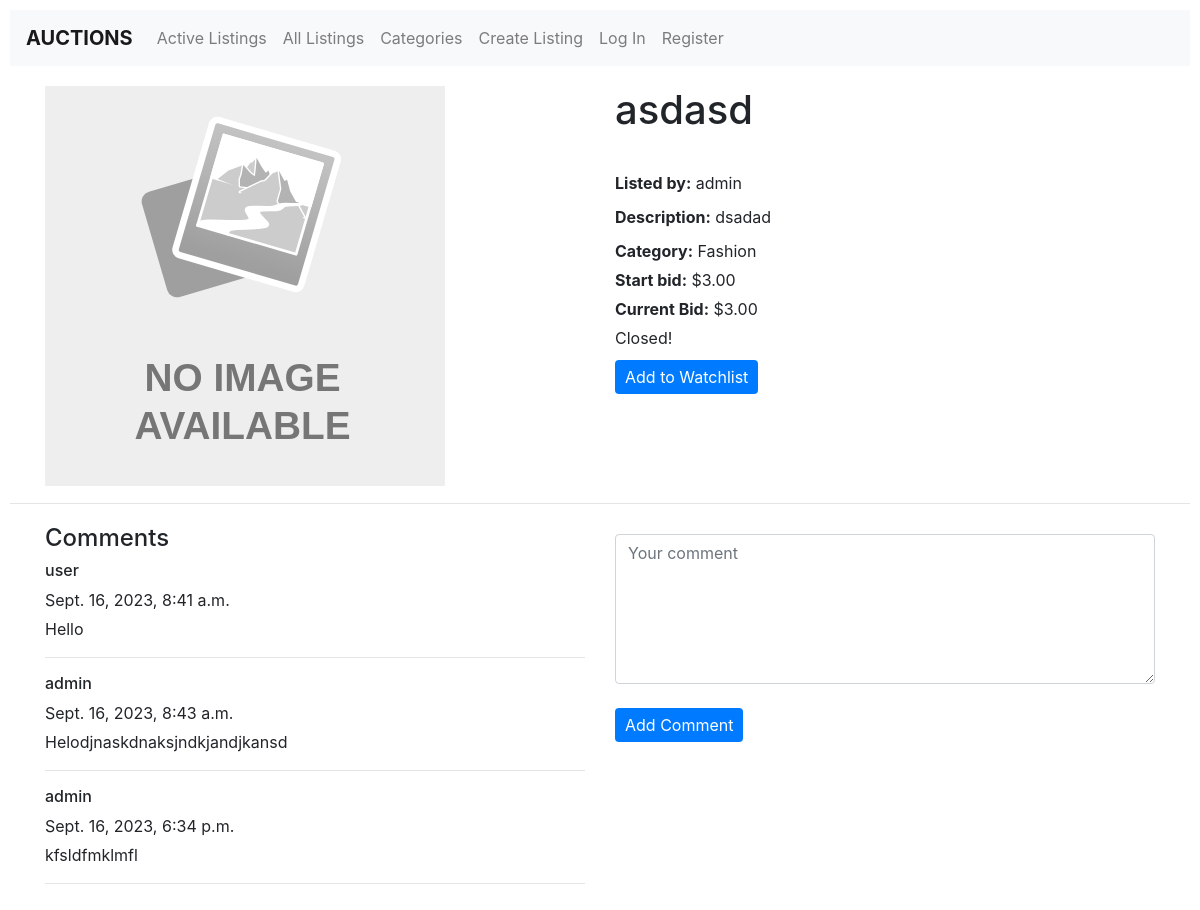
Page /listing/12 on the committed database.
### auctions/models.py (models this page shows, shortened)
class Listing(models.Model):
    title = models.CharField(max_length=255)
    description = models.TextField()
    starting_bid = models.DecimalField(max_digits=10, decimal_places=2)
    current_bid = models.DecimalField(max_digits=10, decimal_places=2)
    category = models.ForeignKey(Category, on_delete=models.CASCADE)
    image_url = models.URLField(blank=True, null=True)
    creator = models.ForeignKey(User, on_delete=models.CASCADE)
    created_date = models.DateTimeField(auto_now_add=True)
    active = models.BooleanField(default=True)
    winner = models.ForeignKey(User, on_delete=models.CASCADE, blank=True, null=True, related_name="winner")

class User(AbstractUser):
    pass
    watchlist = models.ManyToManyField("Listing", blank=True, related_name="watchlist")
    bids = models.ManyToManyField("Listing", blank=True, related_name="bidder")

class Category(models.Model):
    name = models.CharField(max_length=255)
    class Meta:
        verbose_name_plural = "Categories"
    def __str__(self):
        return self.name

class Comment(models.Model):
    user = models.ForeignKey(User, on_delete=models.CASCADE)
    listing = models.ForeignKey(Listing, on_delete=models.CASCADE)
    comment = models.TextField()
    timestamp = models.DateTimeField(auto_now_add=True)

### auctions/views.py (the view)
# urls.py: path("listing/<int:listing_id>", views.listing, name="listing"),
def listing(request, listing_id):
    listing = Listing.objects.get(pk=listing_id)
    comments = Comment.objects.filter(listing=listing)
    return render(request, "auctions/listing.html", {
        "listing": listing,
        "comments": comments
    })

### auctions/templates/auctions/listing.html (shortened to what this page needs)
{% extends "auctions/layout.html" %}
{% load static %}
{% block body %}
<div class="container">
    <div class="row">
        <div class="col-md-6">
            <div class="row">
                <div class="col-md-12">
                    {% if listing.image_url %}
                    <img src="{{ listing.image_url }}" alt="listing-image" class="listing-image">
                    {% else %}
                    <img src="{% static 'auctions/images/No-Image-Placeholder.svg' %}" alt="listing-image" class="listing-image">
                    {% endif %}
                </div>
                <div class="col-md-12">
                </div>
            </div>
        </div>
        <div class="col-md-6">
            <div class="row">
                <div class="col-md-12">
                    <div class="details-box">
                        <h1>{{ listing.title }}</h1><br>
                        <div class="details-info">
                            <p><strong>Listed by:</strong> {{ listing.creator }}</p>
                            <div class="description-container">
                                <p><strong>Description:</strong> {{ listing.description }}</p>
                            </div>
                            <p><strong>Category:</strong> {{ listing.category }}</p>
                            <p><strong>Start bid:</strong> ${{ listing.starting_bid }}</p>
                            <p><strong>Current Bid:</strong> ${{ listing.current_bid }}</p>
                            {% if not listing.active %}
                            <p>Closed!</p>
                            {% endif %}
                            <div class="form-group">
                                <form method="post" action="{% url 'watchlist' %}">
                                    {% if listing in request.user.watchlist.all %}
                                    <button type="submit" name="action" value="remove" class="btn btn-warning">Remove from Watchlist</button>
                                    {% else %}
                                    <button type="submit" name="action" value="add" class="btn btn-success">Add to Watchlist</button>
                                    {% endif %}
                                </form>
                            </div>
                        </div>
                    </div>
                </div>
            </div>
        </div>
    </div>
</div>
<hr>
<div class="container">
    <div class="row">
        <div class="col-md-6">
            <h4>Comments</h4>
            {% for comment in comments %}
            <div class="comment">
                <h6>{{ comment.user }}</h6>
                <p>{{ comment.timestamp }}</p>
                <p>{{ comment.comment }}</p>
                <hr>
            </div>
            {% endfor %}
        </div>
        <div class="col-md-6">
            <form action="{% url 'comment' %}" method="post">
                <textarea name="comment" placeholder="Your comment" style="width: 100%; height: 150px" class="form-control"></textarea><br>
                <button type="submit" class="btn btn-primary">Add Comment</button>
            </form>
        </div>
    </div>
</div>
{% endblock %}

### auctions/static/auctions/styles.css (style rules this page uses)
body { padding: 10px; }
.listing-image { width: 100%; height: auto; max-height: 400px; }
.container { margin-top: 20px; }
p { margin: 5px 0; }
form { margin-top: 10px; }
button[type="submit"] { background-color: #007bff; color: #fff; padding: 5px 10px; border: none; cursor: pointer; }
.listing-image { object-fit: cover; width: 100%; height: 100%; max-width: 400px; }
.btn-primary { background-color: #007bff; border: none; }
.description-container { max-height: 200px; overflow-y: auto; }

### rows in the picture
Listing: title "asdasd", creator "admin", description "dsadad", category "Fashion", starting_bid "3.00", current_bid "3.00"
Comment: user "user", timestamp "Sept. 16, 2023, 8:41 a.m.", comment "Hello"
Comment: user "admin", timestamp "Sept. 16, 2023, 8:43 a.m.", comment "Helodjnaskdnaksjndkjandjkansd"
Comment: user "admin", timestamp "Sept. 16, 2023, 6:34 p.m.", comment "kfsldfmklmfl"
